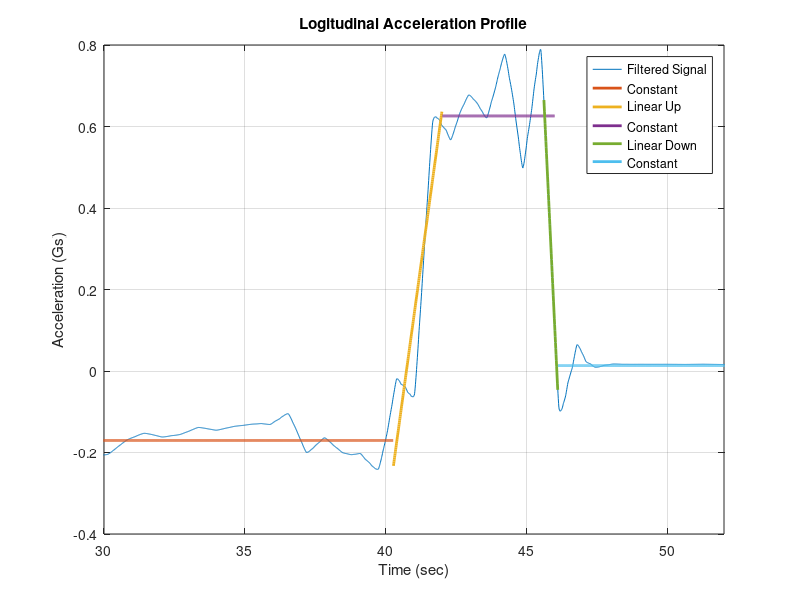

Write the MATLAB code that produced this figure.
clear all;clc; close all
load('ApproxCoif2L6.mat'); 
load('SGT.mat');
Time = SplitGravelTime;
Time = Time(1:numel(Time)/2);
Signal =  ApproxCoif2L6(6,:)*-1;
Signal = Signal(1:numel(Signal)/2);
plot(Time,Signal); hold on
Constant = [22.57,40.26];
Linear = [40.26, 41.52];
Constant2 = [41.52, 45.62];
LinearDown = [45.62 47.85];
Stopped = [47.85 55.06];

idx1 =find(Time > 22.57 & Time <40.26);
idx2 =find(Time > 40.26 & Time <42);
idx3 =find(Time > 42 & Time <46);
idx4 =find(Time > 45.6 & Time <46.1);
idx5 =find(Time > 46.1 & Time <55.06);
T1 = Time(idx1); S1 = Signal(idx1);
T2 = Time(idx2); S2 = Signal(idx2);
T3 = Time(idx3); S3 = Signal(idx3);
T4 = Time(idx4); S4 = Signal(idx4);
T5 = Time(idx5); S5 = Signal(idx5);


[p, S] = polyfit(T1,S1',0);
[s1_fit] = polyval(p,T1,S);
plot(T1,s1_fit,'linewidth',2); hold on;

[p, S] = polyfit(T2,S2',1);
[s2_fit] = polyval(p,T2,S);
plot(T2,s2_fit,'linewidth',2); hold on;

[p, S] = polyfit(T3,S3',0);
[s3_fit] = polyval(p,T3,S);
plot(T3,s3_fit,'linewidth',2); hold on;

[p, S] = polyfit(T4,S4',1);
[s4_fit] = polyval(p,T4,S);
plot(T4,s4_fit,'linewidth',2); hold on;

[p, S] = polyfit(T5,S5',0);
[s5_fit] = polyval(p,T5,S);
plot(T5,s5_fit,'linewidth',2); hold on; 

xlim([30 52]); grid on;
xlabel('Time (sec)'); ylabel('Acceleration (Gs)');

legend('Filtered Signal','Constant','Linear Up',...
'Constant','Linear Down','Constant','location','best');
title('Logitudinal Acceleration Profile');
